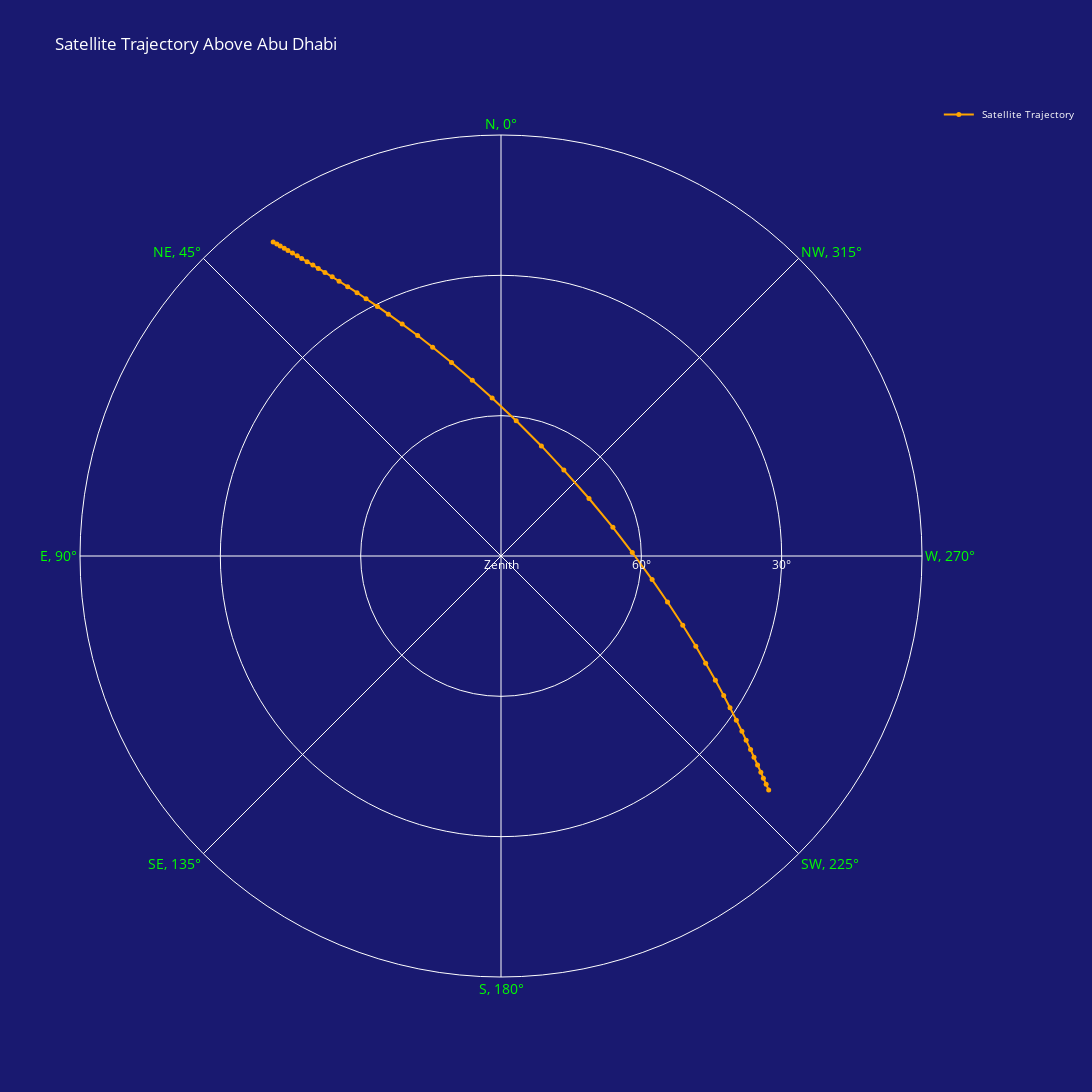

The cell this chart's notebook holds for it:
### Code cell
# Plots satellite elevation within time span

fig, axs = plt.subplots(3, 1, figsize=(20, 15))
axs[0].plot(t_span, np.rad2deg(elevation_array))

axs[0].set(xlabel='time, UTC', ylabel='satellite elevation, deg',
       title='Satellite elevation during the observation time span')
axs[0].grid()

# Flyby conditions
axs[1].plot(t_span, observation_condition)

axs[1].set(xlabel='time', ylabel='observation condition flag',
          title='Flyby condition')
axs[1].grid()

# Plots azimuth and elevation of the satellite during flyby if it take place (refer to angles definition in introduction to the notebook)
axs[2].plot(celestial_coordinates_array[3,:] * 180 / np. pi, celestial_coordinates_array[4,:] * 180 / np. pi, '.')

axs[2].set(xlabel='local azimuth, deg', ylabel='local elevation, deg',
       title='Flyby arcs during observation time span')
axs[2].axis('equal')
axs[2].grid()

plt.show()

# fig.savefig("satellite flyby arcs.png")

plot_sky_s(celestial_coordinates_array_processed[:, 3:5], celestial_coordinates_array_processed[:, 0])
plot_polar_interactive(celestial_coordinates_array_processed)
